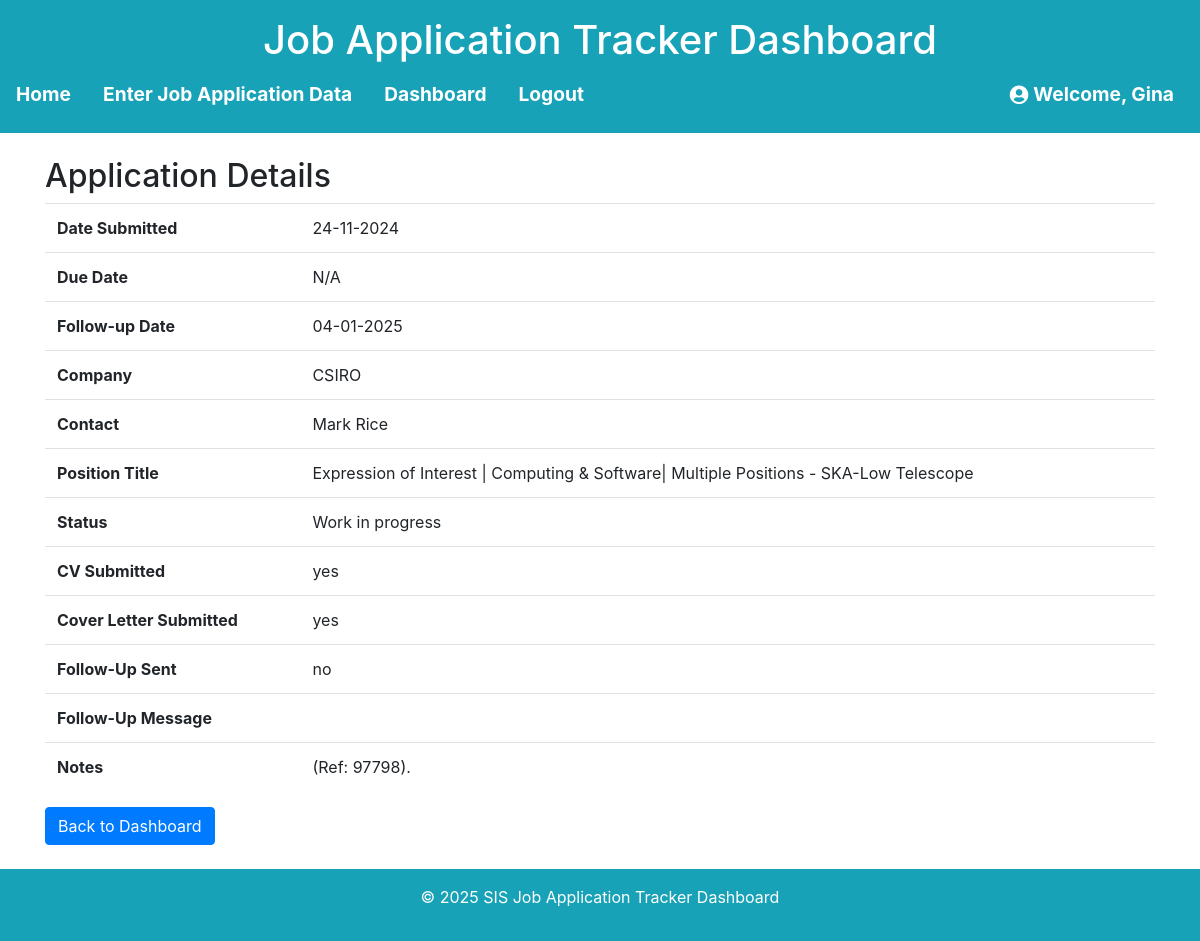
The page /application/2 (signed in) on the database its author committed.
### models.py (models this page shows, shortened)
class User(UserMixin, db.Model):
    id = db.Column(db.Integer, primary_key=True)
    username = db.Column(db.String(64), unique=True, nullable=False)
    email = db.Column(db.String(120), unique=True, nullable=False)
    password_hash = db.Column(db.String(256))

class JobApplication(db.Model):
    id = db.Column(db.Integer, primary_key=True)
    date_submitted = db.Column(db.Date, nullable=True)
    due_date = db.Column(db.Date, nullable=True)
    follow_up_date = db.Column(db.Date, nullable=True)
    company = db.Column(db.String(120), nullable=False)
    contact = db.Column(db.String(120), nullable=True)
    position_title = db.Column(db.String(120), nullable=False)
    status = db.Column(db.String(50), nullable=False)
    cv_submitted = db.Column(db.String(10), nullable=False)
    cover_letter_submitted = db.Column(db.String(10), nullable=False)
    follow_up_sent = db.Column(db.String(10), nullable=False)
    follow_up_message = db.Column(db.Text, nullable=True)
    notes = db.Column(db.Text, nullable=True)
    user_id = db.Column(db.Integer, db.ForeignKey('user.id'), nullable=False)
    user = db.relationship('User', backref=db.backref('job_applications', lazy=True))

### app.py (the view)
@app.route('/application/<int:application_id>', methods=['GET'])
@login_required
def view_application(application_id):
    application = JobApplication.query.get_or_404(application_id)
    if application.user_id != current_user.id:
        flash("You are not authorized to view this application.", "danger")
        return redirect(url_for('dashboard'))
    return render_template('view_application.html', application=application)

### app.py (called while the page is built)
@login_manager.user_loader
def load_user(user_id):
    return db.session.get(User, int(user_id))

### templates/view_application.html (shortened to what this page needs)
{% extends "base.html" %}
{% block content %}
<h2>Application Details</h2>
<table class="table">
    <tr>
        <th>Date Submitted</th>
        <td>{{ application.date_submitted.strftime('%d-%m-%Y') if application.date_submitted else 'N/A' }}</td>
    </tr>
    <tr>
        <th>Due Date</th>
        <td>{{ application.due_date.strftime('%d-%m-%Y') if application.due_date else 'N/A' }}</td>
    </tr>
    <tr>
        <th>Follow-up Date</th>
        <td>{{ application.follow_up_date.strftime('%d-%m-%Y') if application.follow_up_date else 'N/A' }}</td>
    </tr>
    <tr>
        <th>Company</th>
        <td>{{ application.company }}</td>
    </tr>
    <tr>
        <th>Contact</th>
        <td>{{ application.contact }}</td>
    </tr>
    <tr>
        <th>Position Title</th>
        <td>{{ application.position_title }}</td>
    </tr>
    <tr>
        <th>Status</th>
        <td>{{ application.status }}</td>
    </tr>
    <tr>
        <th>CV Submitted</th>
        <td>{{ application.cv_submitted }}</td>
    </tr>
    <tr>
        <th>Cover Letter Submitted</th>
        <td>{{ application.cover_letter_submitted }}</td>
    </tr>
    <tr>
        <th>Follow-Up Sent</th>
        <td>{{ application.follow_up_sent }}</td>
    </tr>
    <tr>
        <th>Follow-Up Message</th>
        <td>{{ application.follow_up_message }}</td>
    </tr>
    <tr>
        <th>Notes</th>
        <td>{{ application.notes }}</td>
    </tr>
</table>
<a href="{{ url_for('dashboard') }}" class="btn btn-primary">Back to Dashboard</a>
{% endblock %}

### templates/base.html (shortened to what this page needs)
<!DOCTYPE html>
<html lang="en">
<head>
    <link href="https://stackpath.bootstrapcdn.com/bootstrap/4.5.2/css/bootstrap.min.css" rel="stylesheet">
    <link rel="stylesheet" href="https://cdnjs.cloudflare.com/ajax/libs/font-awesome/5.15.3/css/all.min.css">
    <link rel="stylesheet" href="{{ url_for('static', filename='style.css') }}">
</head>
<body>
    <header class="bg-info text-white text-center py-3 mb-4">
        <h1>Job Application Tracker Dashboard</h1>
        <nav>
            <ul class="nav justify-content-center">
                <li class="nav-item"><a class="nav-link text-white {% if request.endpoint == 'index' %}active{% endif %}" href="{{ url_for('index') }}">Home</a></li>
                <li class="nav-item"><a class="nav-link text-white {% if request.endpoint == 'index' %}active{% endif %}" href="{{ url_for('form') }}">Enter Job Application Data</a></li>
                <li class="nav-item"><a class="nav-link text-white {% if request.endpoint == 'index' %}active{% endif %}" href="{{ url_for('dashboard') }}">Dashboard</a></li>
                {% if current_user.is_authenticated %}
                <li class="nav-item"><a class="nav-link text-white {% if request.endpoint == 'index' %}active{% endif %}" href="{{ url_for('logout') }}">Logout</a></li>
                {% endif %}
                {% if current_user.is_authenticated %}
                    <li class="nav-item ml-auto">
                        <a class="nav-link text-white" href="#">
                            <i class="fas fa-user-circle"></i> Welcome, {{ current_user.username }}
                        </a>
                    </li>
                {% endif %}
            </ul>
        </nav>
    </header>
    <main class="container">
        {% block content %}{% endblock %}
    </main>
    <footer class="bg-info text-white text-center py-3 mt-4">
        <p>&copy; 2025 SIS Job Application Tracker Dashboard</p>
    </footer>
</body>
</html>

### static/style.css (style rules this page uses)
.nav-item.ml-auto { margin-left: auto; padding-right: 10px; }
.nav-item a { display: flex; align-items: center; font-size: 1.2rem; font-weight: bold; }
.nav-item i { margin-right: 5px; }

### rows shown on the page
User: username "Gina"
JobApplication: date_submitted "24-11-2024", due_date "N/A", follow_up_date "04-01-2025", company "CSIRO", contact "Mark Rice", position_title "Expression of Interest | Computing & Software| Multiple Positions - SKA-Low Telescope", status "Work in progress", cv_submitted "yes", cover_letter_submitted "yes", follow_up_sent "no", notes "(Ref: 97798)."
